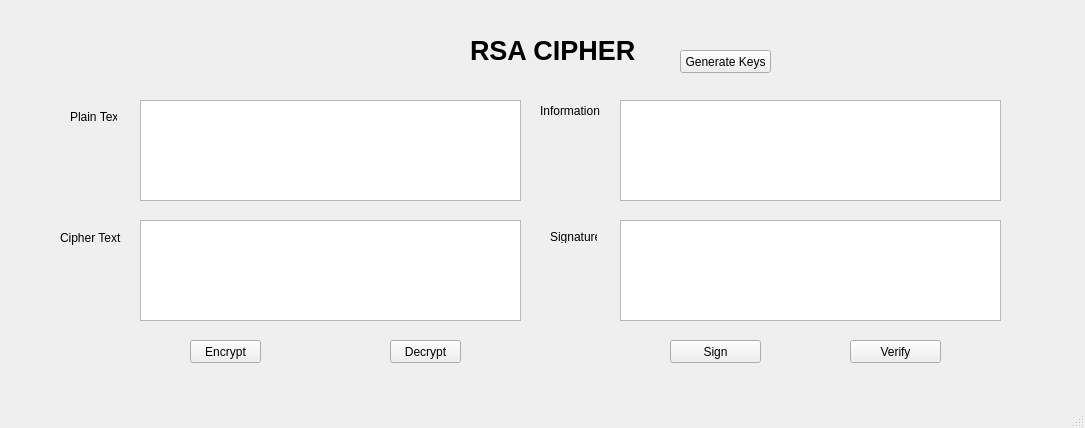
<?xml version="1.0" encoding="UTF-8"?>
<ui version="4.0">
 <class>MainWindow</class>
 <widget class="QMainWindow" name="MainWindow">
  <property name="geometry">
   <rect>
    <x>0</x>
    <y>0</y>
    <width>1085</width>
    <height>428</height>
   </rect>
  </property>
  <property name="windowTitle">
   <string>MainWindow</string>
  </property>
  <widget class="QWidget" name="centralwidget">
   <widget class="QLabel" name="label">
    <property name="geometry">
     <rect>
      <x>470</x>
      <y>20</y>
      <width>171</width>
      <height>61</height>
     </rect>
    </property>
    <property name="font">
     <font>
      <family>Arial</family>
      <pointsize>20</pointsize>
      <weight>75</weight>
      <bold>true</bold>
     </font>
    </property>
    <property name="text">
     <string>RSA CIPHER</string>
    </property>
   </widget>
   <widget class="QLabel" name="label_2">
    <property name="geometry">
     <rect>
      <x>70</x>
      <y>110</y>
      <width>47</width>
      <height>13</height>
     </rect>
    </property>
    <property name="text">
     <string>Plain Text</string>
    </property>
   </widget>
   <widget class="QLabel" name="label_3">
    <property name="geometry">
     <rect>
      <x>60</x>
      <y>230</y>
      <width>61</width>
      <height>16</height>
     </rect>
    </property>
    <property name="text">
     <string>Cipher Text</string>
    </property>
   </widget>
   <widget class="QLabel" name="label_4">
    <property name="geometry">
     <rect>
      <x>550</x>
      <y>230</y>
      <width>47</width>
      <height>13</height>
     </rect>
    </property>
    <property name="text">
     <string>Signature</string>
    </property>
   </widget>
   <widget class="QLabel" name="label_5">
    <property name="geometry">
     <rect>
      <x>540</x>
      <y>100</y>
      <width>71</width>
      <height>21</height>
     </rect>
    </property>
    <property name="text">
     <string>Information</string>
    </property>
   </widget>
   <widget class="QPushButton" name="btn_gen_keys">
    <property name="geometry">
     <rect>
      <x>680</x>
      <y>50</y>
      <width>91</width>
      <height>23</height>
     </rect>
    </property>
    <property name="text">
     <string>Generate Keys</string>
    </property>
   </widget>
   <widget class="QPushButton" name="btn_Encrypt">
    <property name="geometry">
     <rect>
      <x>190</x>
      <y>340</y>
      <width>71</width>
      <height>23</height>
     </rect>
    </property>
    <property name="text">
     <string>Encrypt</string>
    </property>
   </widget>
   <widget class="QPushButton" name="btn_Decrypt">
    <property name="geometry">
     <rect>
      <x>390</x>
      <y>340</y>
      <width>71</width>
      <height>23</height>
     </rect>
    </property>
    <property name="text">
     <string>Decrypt</string>
    </property>
   </widget>
   <widget class="QPushButton" name="btn_Sign">
    <property name="geometry">
     <rect>
      <x>670</x>
      <y>340</y>
      <width>91</width>
      <height>23</height>
     </rect>
    </property>
    <property name="text">
     <string>Sign</string>
    </property>
   </widget>
   <widget class="QPushButton" name="btn_Verify">
    <property name="geometry">
     <rect>
      <x>850</x>
      <y>340</y>
      <width>91</width>
      <height>23</height>
     </rect>
    </property>
    <property name="text">
     <string>Verify</string>
    </property>
   </widget>
   <widget class="QTextEdit" name="txt_plain_text">
    <property name="geometry">
     <rect>
      <x>140</x>
      <y>100</y>
      <width>381</width>
      <height>101</height>
     </rect>
    </property>
   </widget>
   <widget class="QTextEdit" name="txt_Information">
    <property name="geometry">
     <rect>
      <x>620</x>
      <y>100</y>
      <width>381</width>
      <height>101</height>
     </rect>
    </property>
   </widget>
   <widget class="QTextEdit" name="txt_Cipher_text">
    <property name="geometry">
     <rect>
      <x>140</x>
      <y>220</y>
      <width>381</width>
      <height>101</height>
     </rect>
    </property>
   </widget>
   <widget class="QTextEdit" name="txt_Signature">
    <property name="geometry">
     <rect>
      <x>620</x>
      <y>220</y>
      <width>381</width>
      <height>101</height>
     </rect>
    </property>
   </widget>
  </widget>
  <widget class="QMenuBar" name="menubar">
   <property name="geometry">
    <rect>
     <x>0</x>
     <y>0</y>
     <width>1085</width>
     <height>21</height>
    </rect>
   </property>
  </widget>
  <widget class="QStatusBar" name="statusbar"/>
 </widget>
 <resources/>
 <connections/>
</ui>
